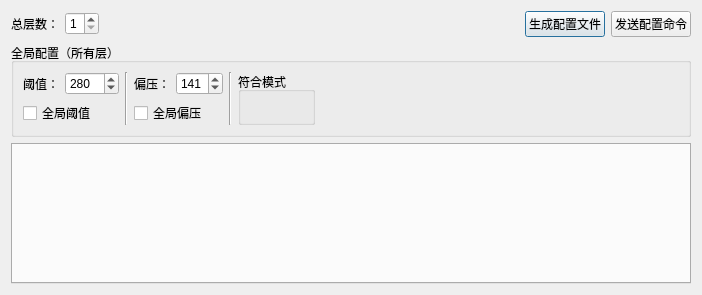
<?xml version="1.0" encoding="UTF-8"?>
<ui version="4.0">
 <class>Dialog</class>
 <widget class="QDialog" name="Dialog">
  <property name="geometry">
   <rect>
    <x>0</x>
    <y>0</y>
    <width>702</width>
    <height>295</height>
   </rect>
  </property>
  <property name="windowTitle">
   <string>配置参数</string>
  </property>
  <layout class="QVBoxLayout" name="verticalLayout_3">
   <item>
    <layout class="QHBoxLayout" name="horizontalLayout">
     <item>
      <widget class="QLabel" name="label">
       <property name="text">
        <string>总层数：</string>
       </property>
      </widget>
     </item>
     <item>
      <widget class="QSpinBox" name="spinBox">
       <property name="minimum">
        <number>1</number>
       </property>
       <property name="maximum">
        <number>8</number>
       </property>
      </widget>
     </item>
     <item>
      <spacer name="horizontalSpacer">
       <property name="orientation">
        <enum>Qt::Horizontal</enum>
       </property>
       <property name="sizeHint" stdset="0">
        <size>
         <width>40</width>
         <height>20</height>
        </size>
       </property>
      </spacer>
     </item>
     <item>
      <widget class="QPushButton" name="pushButton_exportAsFile">
       <property name="text">
        <string>生成配置文件</string>
       </property>
      </widget>
     </item>
     <item>
      <widget class="QPushButton" name="pushButton_sendBinaryOrder">
       <property name="text">
        <string>发送配置命令</string>
       </property>
      </widget>
     </item>
    </layout>
   </item>
   <item>
    <widget class="QGroupBox" name="groupBox">
     <property name="title">
      <string>全局配置（所有层）</string>
     </property>
     <layout class="QHBoxLayout" name="horizontalLayout_4">
      <item>
       <layout class="QVBoxLayout" name="verticalLayout">
        <item>
         <layout class="QHBoxLayout" name="horizontalLayout_2">
          <item>
           <widget class="QLabel" name="label_2">
            <property name="text">
             <string>阈值：</string>
            </property>
           </widget>
          </item>
          <item>
           <widget class="QSpinBox" name="spinBox_globalThreshold">
            <property name="maximum">
             <number>1023</number>
            </property>
            <property name="value">
             <number>280</number>
            </property>
           </widget>
          </item>
         </layout>
        </item>
        <item>
         <widget class="QCheckBox" name="checkBox_globalThreshold">
          <property name="text">
           <string>全局阈值</string>
          </property>
         </widget>
        </item>
       </layout>
      </item>
      <item>
       <widget class="Line" name="line">
        <property name="orientation">
         <enum>Qt::Vertical</enum>
        </property>
       </widget>
      </item>
      <item>
       <layout class="QVBoxLayout" name="verticalLayout_2">
        <item>
         <layout class="QHBoxLayout" name="horizontalLayout_3">
          <item>
           <widget class="QLabel" name="label_3">
            <property name="text">
             <string>偏压：</string>
            </property>
           </widget>
          </item>
          <item>
           <widget class="QSpinBox" name="spinBox_globalBais">
            <property name="maximum">
             <number>255</number>
            </property>
            <property name="value">
             <number>141</number>
            </property>
           </widget>
          </item>
         </layout>
        </item>
        <item>
         <widget class="QCheckBox" name="checkBox_globalBias">
          <property name="text">
           <string>全局偏压</string>
          </property>
         </widget>
        </item>
       </layout>
      </item>
      <item>
       <widget class="Line" name="line_2">
        <property name="orientation">
         <enum>Qt::Vertical</enum>
        </property>
       </widget>
      </item>
      <item>
       <widget class="QGroupBox" name="groupBox_triggerMode">
        <property name="title">
         <string>符合模式</string>
        </property>
       </widget>
      </item>
      <item>
       <spacer name="horizontalSpacer_2">
        <property name="orientation">
         <enum>Qt::Horizontal</enum>
        </property>
        <property name="sizeHint" stdset="0">
         <size>
          <width>276</width>
          <height>20</height>
         </size>
        </property>
       </spacer>
      </item>
     </layout>
    </widget>
   </item>
   <item>
    <widget class="QTabWidget" name="tabWidget">
     <property name="currentIndex">
      <number>-1</number>
     </property>
    </widget>
   </item>
  </layout>
 </widget>
 <resources/>
 <connections/>
</ui>
